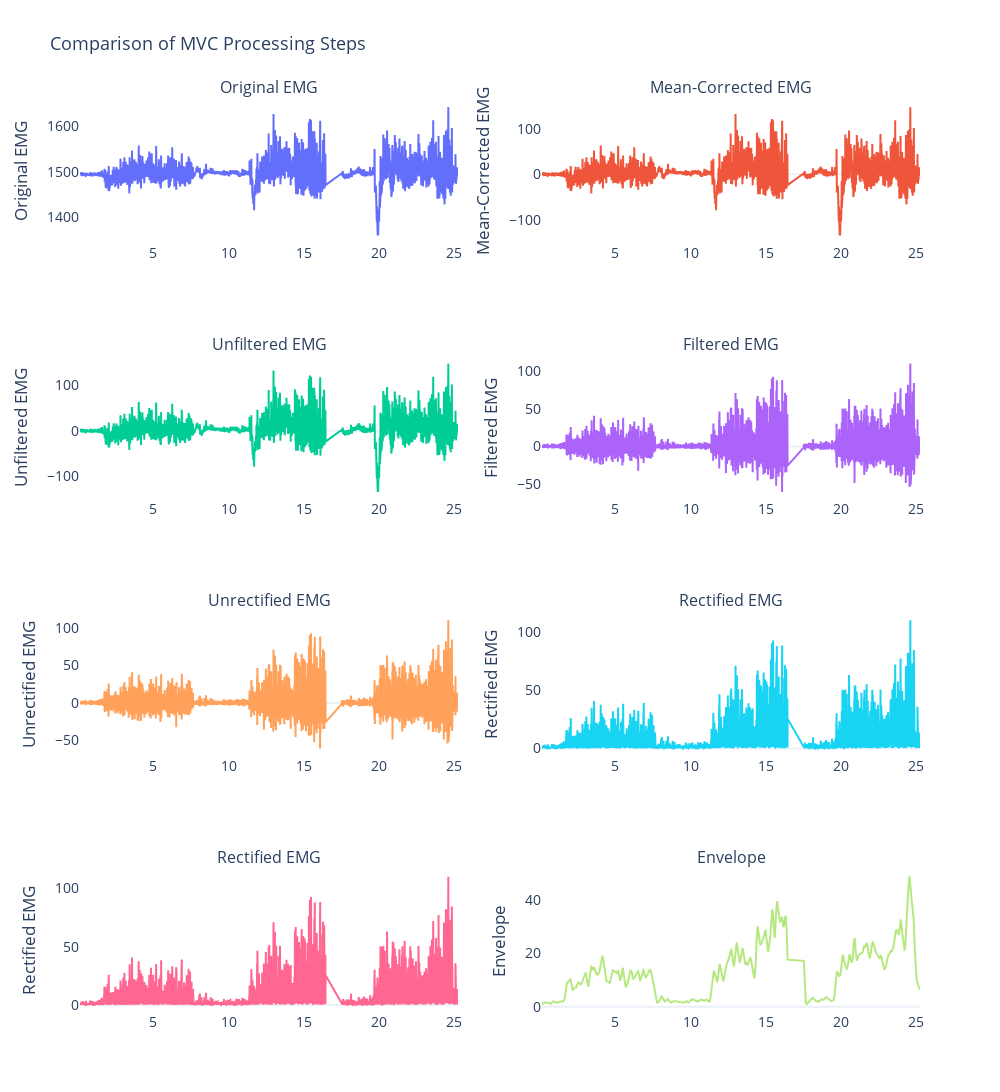

The code cell stored with this chart in its notebook:
### Code cell
def remove_offset(emg):
    """Entfernt Mittel um Offset zu eliminieren"""
    return emg - np.mean(emg)

def bandpass_filter(emg, lowcut, highcut, fs, order=4):
    """
    Nutzt Butterworth Filter um nur Frequenzen zwischen lowcut und highcut zu behalten
    In unserem Fall zw. 20 und 450 Herz
    """
    nyquist = 0.5 * fs  # Nyquist-Frequenz = halbe Sampling-Frequenz
    low = lowcut / nyquist  # Normierte untere Grenzfrequenz
    high = highcut / nyquist  # Normierte obere Grenzfrequenz
    b, a = butter(order, [low, high], btype='band')  # Butterworth-Bandpassfilter
    return filtfilt(b, a, emg)  # Signal filtern (vorwärts und rückwärts für Null-Phasenverschiebung)

def rectify_signal(emg):
    """Wandelt alle negativen Werte in positive um"""
    return np.abs(emg)

def calculate_envelope(emg, fs, cutoff=3, order=2):
    """Durch Hilbert-Transformation - Hüllkurve des EMG-Signals, Tiefpass glättet, 3Hz aus Angabe"""
    nyquist = 0.5 * fs  # Nyquist-Frequenz
    low = cutoff / nyquist  # Normierte Grenzfrequenz des Lowpass-Filters
    b, a = butter(order, low, btype='low')  # Butterworth-Tiefpassfilter
    analytic_signal = hilbert(emg)  # Hilbert-Transformation, um die Hüllkurve zu extrahieren
    envelope = np.abs(analytic_signal)  # Betrag des analytischen Signals
    return filtfilt(b, a, envelope)  # Glätten der Hüllkurve

def process_emg(data, fs):
    """
    Funktion welche die EMG-Daten verarbeitet
    Input: data (DataFrame mit 't' und 'emg' Spalten), fs (Sampling-Frequenz)
    Output: DataFrame mit 't', 'emg_filtered', 'emg_rectified', 'emg_envelope' Spalten
    """
    # Schritt a: Offset eliminieren
    emg_no_offset = remove_offset(data['emg'])
    # Schritt b: Bandpass-Filterung (20-450 Hz)
    emg_filtered = bandpass_filter(emg_no_offset, 20, 190, fs)
    # Schritt c: Signal gleichrichten
    emg_rectified = rectify_signal(emg_filtered)
    # Schritt d: Hüllkurve bilden
    emg_envelope = calculate_envelope(emg_filtered, fs)
    
    # Zusammenfassen der Ergebnisse in einem neuen DataFrame
    result = pd.DataFrame({
        't': data['t'],  # Zeit bleibt unverändert
        'emg_no_offset': emg_no_offset,  # EMG ohne Offset
        'emg_filtered': emg_filtered,  # Gefiltertes EMG
        'emg_rectified': emg_rectified,  # Gleichgerichtetes Signal
        'emg_envelope': emg_envelope  # Hüllkurve
    })
    return result

# Basierend auf den vorliegenden Daten (Sampling-Periode von ~2.43 ms).
sampling_frequency = 411.76  # Hz

# Daten verarbeiten
mvc_processed = process_emg(mvc, sampling_frequency)

# Erstelle Subplots mit jeweils 2 Plots nebeneinander pro Zeile
fig = make_subplots(
    rows=4, cols=2,
    subplot_titles=[
        "Original EMG", "Mean-Corrected EMG",
        "Unfiltered EMG", "Filtered EMG",
        "Unrectified EMG", "Rectified EMG",
        "Rectified EMG", "Envelope"
    ]
)

# Original vs. Mean-Corrected
fig.add_trace(go.Scatter(x=(mvc['t'] / 1000), y=mvc['emg'], mode='lines', name="Original EMG"), row=1, col=1)
fig.add_trace(go.Scatter(x=(mvc['t'] / 1000), y=mvc_processed['emg_no_offset'], mode='lines', name="Mean-Corrected EMG"), row=1, col=2)

# Unfiltered vs. Filtered
fig.add_trace(go.Scatter(x=(mvc['t'] / 1000), y=mvc_processed['emg_no_offset'], mode='lines', name="Unfiltered EMG"), row=2, col=1)
fig.add_trace(go.Scatter(x=(mvc['t'] / 1000), y=mvc_processed['emg_filtered'], mode='lines', name="Filtered EMG"), row=2, col=2)

# Unrectified vs. Rectified
fig.add_trace(go.Scatter(x=(mvc['t'] / 1000), y=mvc_processed['emg_filtered'], mode='lines', name="Unrectified EMG"), row=3, col=1)
fig.add_trace(go.Scatter(x=(mvc['t'] / 1000), y=mvc_processed['emg_rectified'], mode='lines', name="Rectified EMG"), row=3, col=2)

# Rectified vs. Envelope
fig.add_trace(go.Scatter(x=(mvc['t'] / 1000), y=mvc_processed['emg_rectified'], mode='lines', name="Rectified EMG"), row=4, col=1)
fig.add_trace(go.Scatter(x=(mvc['t'] / 1000), y=mvc_processed['emg_envelope'], mode='lines', name="Envelope"), row=4, col=2)

# Layout anpassen
fig.update_layout(
    title="Comparison of MVC Processing Steps",
    height=1200,  # Gesamthöhe des Plots
    width=1000,  # Gesamtbreite des Plots
    font=dict(size=14),  # Schriftgröße
    title_font=dict(size=18),  # Schriftgröße für den Titel
    showlegend=False,  # Legende nicht anzeigen
    template="plotly_white",
)
fig.update_xaxes(showgrid=False)
fig.update_yaxes(showgrid=False)
# Y-Achsen individuell beschriften
fig.update_yaxes(title="Original EMG", row=1, col=1)
fig.update_yaxes(title="Mean-Corrected EMG", row=1, col=2)
fig.update_yaxes(title="Unfiltered EMG", row=2, col=1)
fig.update_yaxes(title="Filtered EMG", row=2, col=2)
fig.update_yaxes(title="Unrectified EMG", row=3, col=1)
fig.update_yaxes(title="Rectified EMG", row=3, col=2)
fig.update_yaxes(title="Rectified EMG", row=4, col=1)
fig.update_yaxes(title="Envelope", row=4, col=2)

# Plots anzeigen
fig.show()

### Figure 1 — Plotly figure (JSON) as saved in the notebook; plotly's stock layout.template omitted (floating-point values rounded to 4 significant figures; data arrays with more than 128 entries replaced by an {"elided": "..."} marker saying what was removed)
{"data": [{"mode": "lines", "name": "Original EMG", "type": "scatter", "x": {"elided": "9707 float values"}, "xaxis": "x", "y": {"elided": "9707 int values"}, "yaxis": "y"}, {"mode": "lines", "name": "Mean-Corrected EMG", "type": "scatter", "x": {"elided": "9707 float values"}, "xaxis": "x2", "y": {"elided": "9707 float values"}, "yaxis": "y2"}, {"mode": "lines", "name": "Unfiltered EMG", "type": "scatter", "x": {"elided": "9707 float values"}, "xaxis": "x3", "y": {"elided": "9707 float values"}, "yaxis": "y3"}, {"mode": "lines", "name": "Filtered EMG", "type": "scatter", "x": {"elided": "9707 float values"}, "xaxis": "x4", "y": {"elided": "9707 float values"}, "yaxis": "y4"}, {"mode": "lines", "name": "Unrectified EMG", "type": "scatter", "x": {"elided": "9707 float values"}, "xaxis": "x5", "y": {"elided": "9707 float values"}, "yaxis": "y5"}, {"mode": "lines", "name": "Rectified EMG", "type": "scatter", "x": {"elided": "9707 float values"}, "xaxis": "x6", "y": {"elided": "9707 float values"}, "yaxis": "y6"}, {"mode": "lines", "name": "Rectified EMG", "type": "scatter", "x": {"elided": "9707 float values"}, "xaxis": "x7", "y": {"elided": "9707 float values"}, "yaxis": "y7"}, {"mode": "lines", "name": "Envelope", "type": "scatter", "x": {"elided": "9707 float values"}, "xaxis": "x8", "y": {"elided": "9707 float values"}, "yaxis": "y8"}], "layout": {"annotations": [{"font": {"size": 16}, "showarrow": false, "text": "Original EMG", "x": 0.225, "xanchor": "center", "xref": "paper", "y": 1, "yanchor": "bottom", "yref": "paper"}, {"font": {"size": 16}, "showarrow": false, "text": "Mean-Corrected EMG", "x": 0.775, "xanchor": "center", "xref": "paper", "y": 1, "yanchor": "bottom", "yref": "paper"}, {"font": {"size": 16}, "showarrow": false, "text": "Unfiltered EMG", "x": 0.225, "xanchor": "center", "xref": "paper", "y": 0.7188, "yanchor": "bottom", "yref": "paper"}, {"font": {"size": 16}, "showarrow": false, "text": "Filtered EMG", "x": 0.775, "xanchor": "center", "xref": "paper", "y": 0.7188, "yanchor": "bottom", "yref": "paper"}, {"font": {"size": 16}, "showarrow": false, "text": "Unrectified EMG", "x": 0.225, "xanchor": "center", "xref": "paper", "y": 0.4375, "yanchor": "bottom", "yref": "paper"}, {"font": {"size": 16}, "showarrow": false, "text": "Rectified EMG", "x": 0.775, "xanchor": "center", "xref": "paper", "y": 0.4375, "yanchor": "bottom", "yref": "paper"}, {"font": {"size": 16}, "showarrow": false, "text": "Rectified EMG", "x": 0.225, "xanchor": "center", "xref": "paper", "y": 0.1562, "yanchor": "bottom", "yref": "paper"}, {"font": {"size": 16}, "showarrow": false, "text": "Envelope", "x": 0.775, "xanchor": "center", "xref": "paper", "y": 0.1562, "yanchor": "bottom", "yref": "paper"}], "font": {"size": 14}, "height": 1200, "showlegend": false, "title": {"font": {"size": 18}, "text": "Comparison of MVC Processing Steps"}, "width": 1000, "xaxis": {"anchor": "y", "domain": [0, 0.45], "showgrid": false}, "xaxis2": {"anchor": "y2", "domain": [0.55, 1], "showgrid": false}, "xaxis3": {"anchor": "y3", "domain": [0, 0.45], "showgrid": false}, "xaxis4": {"anchor": "y4", "domain": [0.55, 1], "showgrid": false}, "xaxis5": {"anchor": "y5", "domain": [0, 0.45], "showgrid": false}, "xaxis6": {"anchor": "y6", "domain": [0.55, 1], "showgrid": false}, "xaxis7": {"anchor": "y7", "domain": [0, 0.45], "showgrid": false}, "xaxis8": {"anchor": "y8", "domain": [0.55, 1], "showgrid": false}, "yaxis": {"anchor": "x", "domain": [0.8438, 1], "showgrid": false, "title": {"text": "Original EMG"}}, "yaxis2": {"anchor": "x2", "domain": [0.8438, 1], "showgrid": false, "title": {"text": "Mean-Corrected EMG"}}, "yaxis3": {"anchor": "x3", "domain": [0.5625, 0.7188], "showgrid": false, "title": {"text": "Unfiltered EMG"}}, "yaxis4": {"anchor": "x4", "domain": [0.5625, 0.7188], "showgrid": false, "title": {"text": "Filtered EMG"}}, "yaxis5": {"anchor": "x5", "domain": [0.2812, 0.4375], "showgrid": false, "title": {"text": "Unrectified EMG"}}, "yaxis6": {"anchor": "x6", "domain": [0.2812, 0.4375], "showgrid": false, "title": {"text": "Rectified EMG"}}, "yaxis7": {"anchor": "x7", "domain": [0, 0.1562], "showgrid": false, "title": {"text": "Rectified EMG"}}, "yaxis8": {"anchor": "x8", "domain": [0, 0.1562], "showgrid": false, "title": {"text": "Envelope"}}}}
